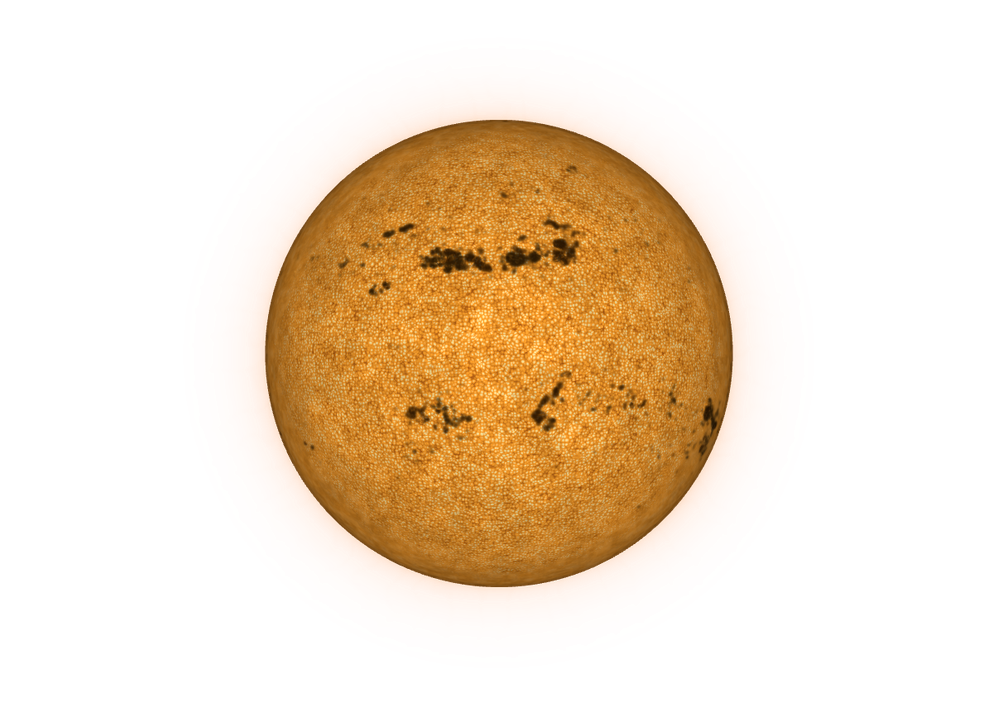
#> input picture prototypes/phase4-unity-needle/evidence/phase75/before-full.png, 998 x 707 px, shrunk from 1206 x 855 before the run
$ python make-video.py
#> lines starting #> are read from the running program, lines starting #| are printed output that depends on the picture
from pathlib import Path
import subprocess
from PIL import Image,ImageDraw,ImageFont
p=Path(__file__).resolve().parent
W,H=Image.open(p/'before-full.png').size
#> W = 998; H = 707
# Even output dimensions for H.264; native frames keep their exact size.
height=(H+90+1)//2*2
#> height = 798
label=Image.new('RGB',(W*2,height),'#090b10');d=ImageDraw.Draw(label)
#> after `label = Image.new('RGB', (W * 2, height), '#090b10')`:
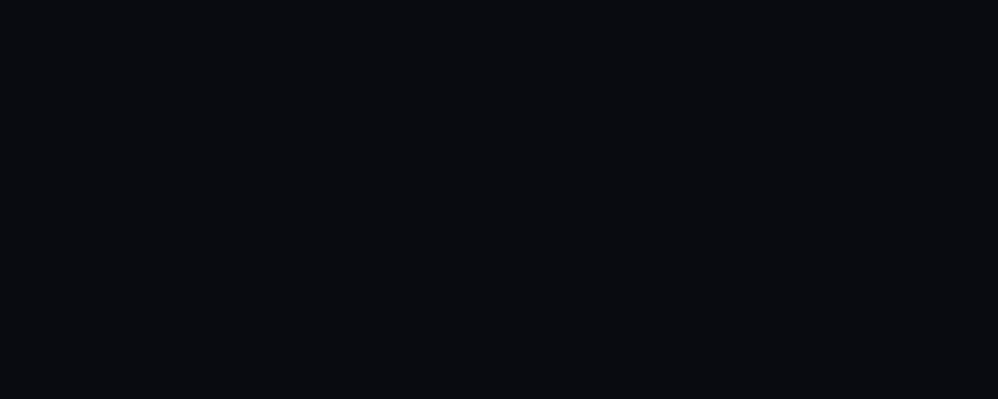
#> label: PIL image 1996x798 RGB (shown at 1/2 size); mean R, G, B 9, 11, 16
font='/System/Library/Fonts/Supplemental/Arial.ttf'
for x,t in [(24,'ANTES · FASE 7.4'),(W+24,'DESPUÉS · FASE 7.5')]:d.text((x,12),t,font=ImageFont.truetype(font,25),fill='white')
#> this loop made 2 passes
#> (x, t) on passes 1 to 2: (24, 'ANTES · FASE 7.4'), (1022, 'DESPUÉS · FASE 7.5')
d.text((24,H+52),'29 MAR 2022 · cámara fija · 0–8 s movimiento ilustrativo a 1×; 8–9 s pausa exacta en t=8',font=ImageFont.truetype(font,23),fill='#d8bd8c');label.save(p/'video-label.png')
#> after `d.text((24, H + 52), '29 MAR 2022 · cámara fija · 0–8 s movimiento ilu`:
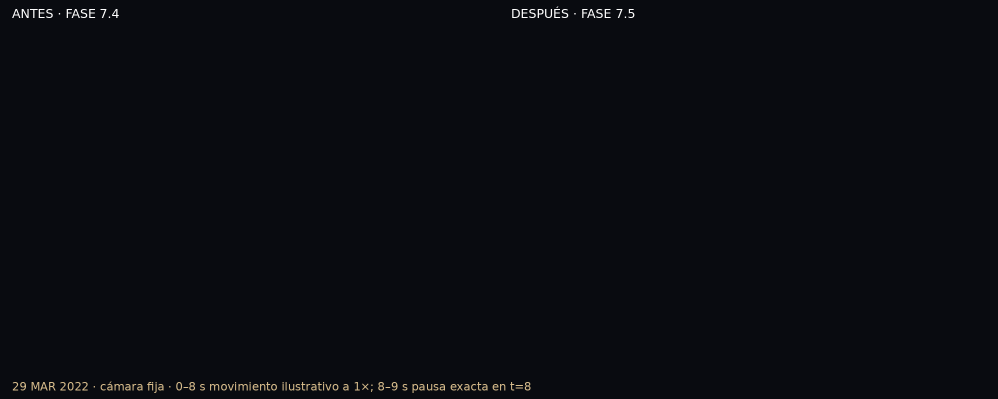
#> saved as video-label.png: PIL image 1996x798 RGB (shown at 1/2 size); mean R, G, B 9.9, 11.9, 16.7
args=['ffmpeg','-y','-hide_banner','-loglevel','error']
for s in ['before','after']:args+=['-c:v','libvpx-vp9','-i',str(p/f'{s}-motion.webm')]
args+=['-loop','1','-framerate','30','-i',str(p/'video-label.png')]
f=[]
for i in range(2):
 f += [f'color=c=0x090b10:s={W}x{H}:r=30:d=10,format=rgba[bg{i}]',f'[bg{i}][{i}:v]overlay=shortest=1:format=auto,fps=30,tpad=stop_mode=clone:stop_duration=1,trim=duration=9,setpts=PTS-STARTPTS[v{i}]']
#> after the loop, f = 4 items
f+=['[v0][v1]hstack[pair];[2:v][pair]overlay=0:42:shortest=1,format=yuv420p[out]']
args+=['-filter_complex',';'.join(f),'-map','[out]','-an','-c:v','libx264','-crf','16','-preset','medium','-movflags','+faststart',str(p/'comparison-motion.mp4')]
subprocess.run(args,check=True)
#> (this line was passed over: subprocess is not available in this run)
